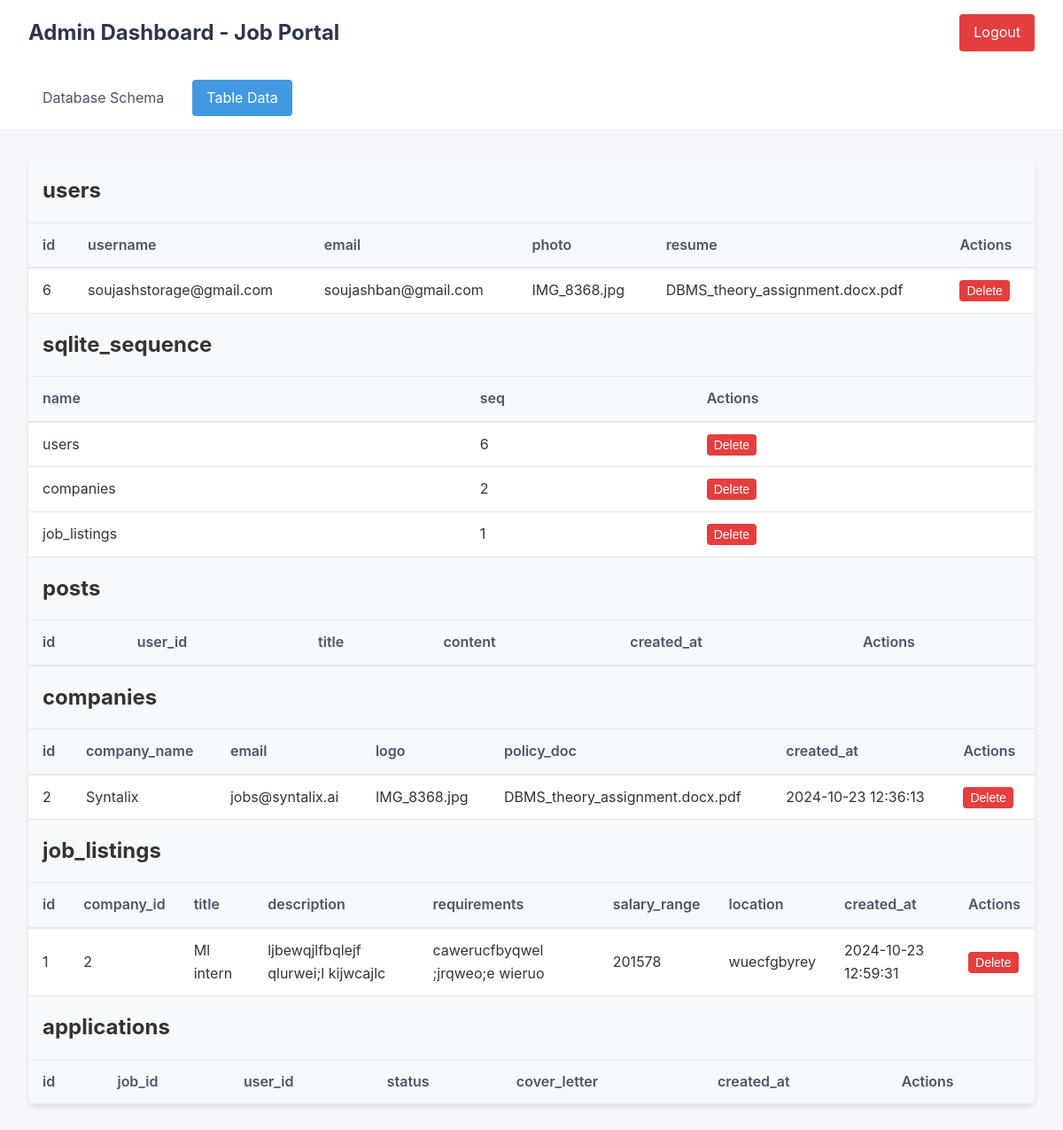
Before: /admin/tables (signed in) with the older database file.
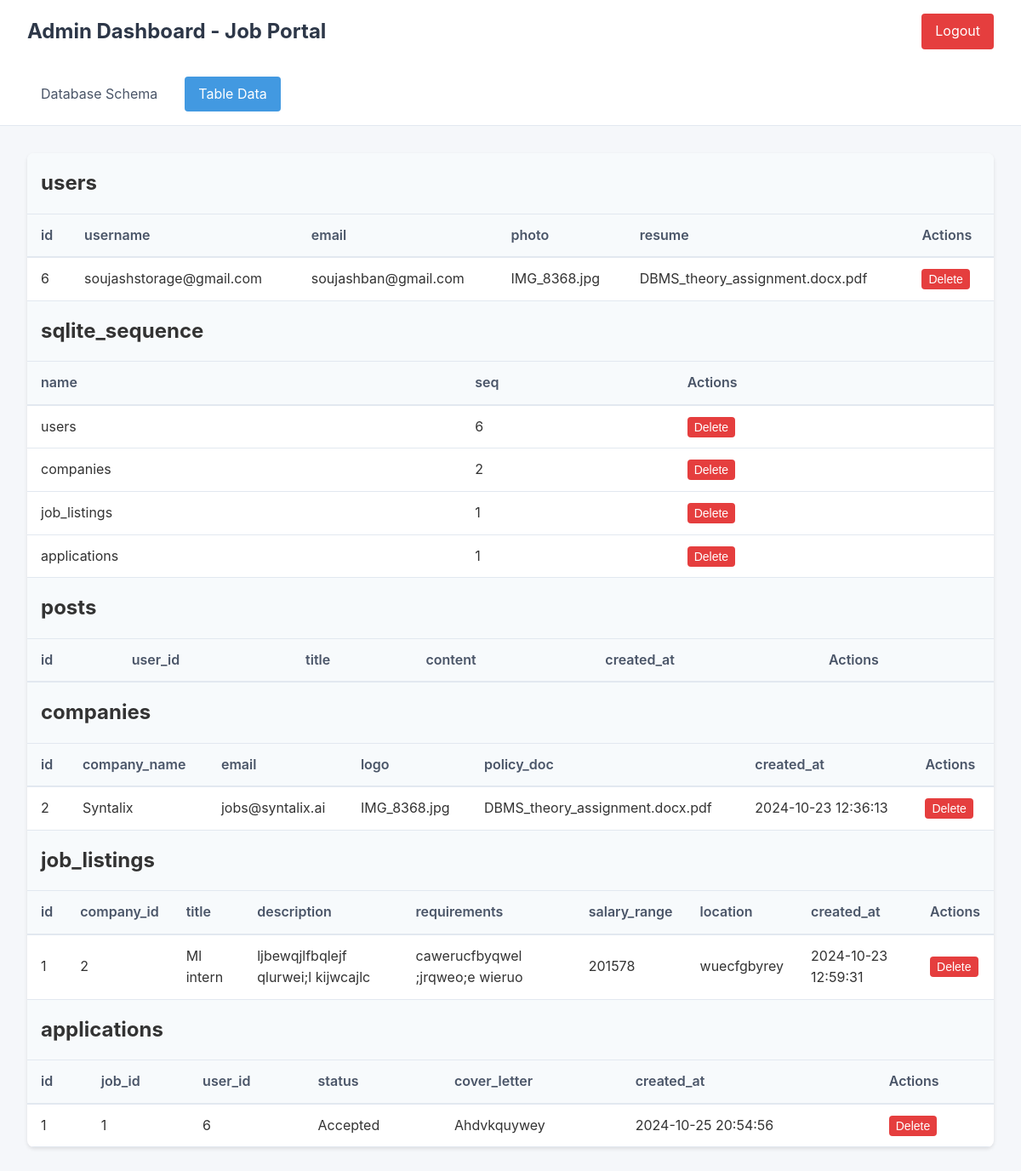
After: the same page with the newer database file.
### tables this page shows
CREATE TABLE users (
                        id INTEGER PRIMARY KEY AUTOINCREMENT,
                        username TEXT NOT NULL,
                        email TEXT NOT NULL,
                        password TEXT NOT NULL,
                        photo TEXT NOT NULL,
                        resume TEXT NOT NULL);

CREATE TABLE companies (
                        id INTEGER PRIMARY KEY AUTOINCREMENT,
                        company_name TEXT NOT NULL UNIQUE,
                        email TEXT NOT NULL UNIQUE,
                        password TEXT NOT NULL,
                        logo TEXT NOT NULL,
                        policy_doc TEXT NOT NULL,
                        created_at TIMESTAMP DEFAULT CURRENT_TIMESTAMP);

CREATE TABLE job_listings (
                        id INTEGER PRIMARY KEY AUTOINCREMENT,
                        company_id INTEGER NOT NULL,
                        title TEXT NOT NULL,
                        description TEXT NOT NULL,
                        requirements TEXT NOT NULL,
                        salary_range TEXT,
                        location TEXT,
                        created_at TIMESTAMP DEFAULT CURRENT_TIMESTAMP,
                        FOREIGN KEY (company_id) REFERENCES companies (id));

CREATE TABLE applications (
                        id INTEGER PRIMARY KEY AUTOINCREMENT,
                        job_id INTEGER NOT NULL,
                        user_id INTEGER NOT NULL,
                        status TEXT DEFAULT 'pending',
                        cover_letter TEXT,
                        created_at TIMESTAMP DEFAULT CURRENT_TIMESTAMP,
                        FOREIGN KEY (job_id) REFERENCES job_listings (id),
                        FOREIGN KEY (user_id) REFERENCES users (id));

### app.py (the view)
@app.route('/admin/tables')
def admin_tables():
    if not session.get('admin'):
        return redirect(url_for('admin_login'))
    conn = get_db()
    cursor = conn.cursor()
    cursor.execute("SELECT name FROM sqlite_master WHERE type='table';")
    tables = cursor.fetchall()
    table_data = {}
    for table in tables:
        table_name = table['name']
        cursor.execute(f"PRAGMA table_info({table_name});")
        columns = cursor.fetchall()
        visible_columns = [col['name'] for col in columns if col['name'].lower() != 'password']
        columns_str = ', '.join(visible_columns)
        cursor.execute(f"SELECT {columns_str} FROM {table_name}")
        rows = cursor.fetchall()
        primary_key = next((col['name'] for col in columns if col['pk'] == 1), 'id')
        table_data[table_name] = {
            'columns': visible_columns,
            'rows': rows,
            'primary_key': primary_key
        }
    conn.close()
    return render_template('admin.html', table_data=table_data, active_tab='tables')

### app.py (called while the page is built)
def get_db():
    conn = sqlite3.connect('jobportal.db')
    conn.row_factory = sqlite3.Row
    return conn

### templates/admin.html (shortened to what this page needs)
<!DOCTYPE html>
<html lang="en">
<head>
</head>
<body>
    <header class="header">
        <h1>Admin Dashboard - Job Portal</h1>
        <a href="{{ url_for('admin_logout') }}" class="logout-btn">Logout</a>
    </header>
    <nav class="nav-tabs">
        <a href="{{ url_for('admin_dashboard') }}" class="{{ 'active' if active_tab == 'schema' }}">Database Schema</a>
        <a href="{{ url_for('admin_tables') }}" class="{{ 'active' if active_tab == 'tables' }}">Table Data</a>
    </nav>
    <main class="content">
        {% if active_tab == 'schema' %}
        <div class="schema-container">
            {% for table_name, columns in schema_info.items() %}
            <div class="table-card">
                <h2 class="table-name">{{ table_name }}</h2>
                {% for column in columns %}
                <div class="column-info">
                    <span class="column-name">{{ column['name'] }}</span>
                    <span class="column-type">{{ column['type'] }}</span>
                    <div class="constraints">
                        {% if column['pk'] %}PRIMARY KEY{% endif %}
                        {% if column['notnull'] %}NOT NULL{% endif %}
                        {% if column['dflt_value'] %}DEFAULT: {{ column['dflt_value'] }}{% endif %}
                    </div>
                </div>
                {% endfor %}
            </div>
            {% endfor %}
        </div>
        {% else %}
        <div class="tables-container">
            {% for table_name, data in table_data.items() %}
            <h2 class="table-title">{{ table_name }}</h2>
            <table class="table-view">
                <thead>
                    <tr>
                        {% for column in data.columns %}
                        <th>{{ column }}</th>
                        {% endfor %}
                        <th>Actions</th>
                    </tr>
                </thead>
                <tbody>
                    {% for row in data.rows %}
                    <tr>
                        {% for column in data.columns %}
                        <td>{{ row[column] }}</td>
                        {% endfor %}
                        <td>
                            <button class="action-btn delete-btn" onclick="showDeleteModal('{{ table_name }}', '{{ row.id }}')">
                                Delete
                            </button>
                        </td>
                    </tr>
                    {% endfor %}
                </tbody>
            </table>
            {% endfor %}
        </div>
        {% endif %}
    </main>
</body>
</html>

Changed rows visible on the page:
added applications: id "1" "1" "6" "Accepted" "Ahdvkquywey" "2024-10-25 20:54:56"
Other visible differences:
new list line: "applications 1 Delete"
